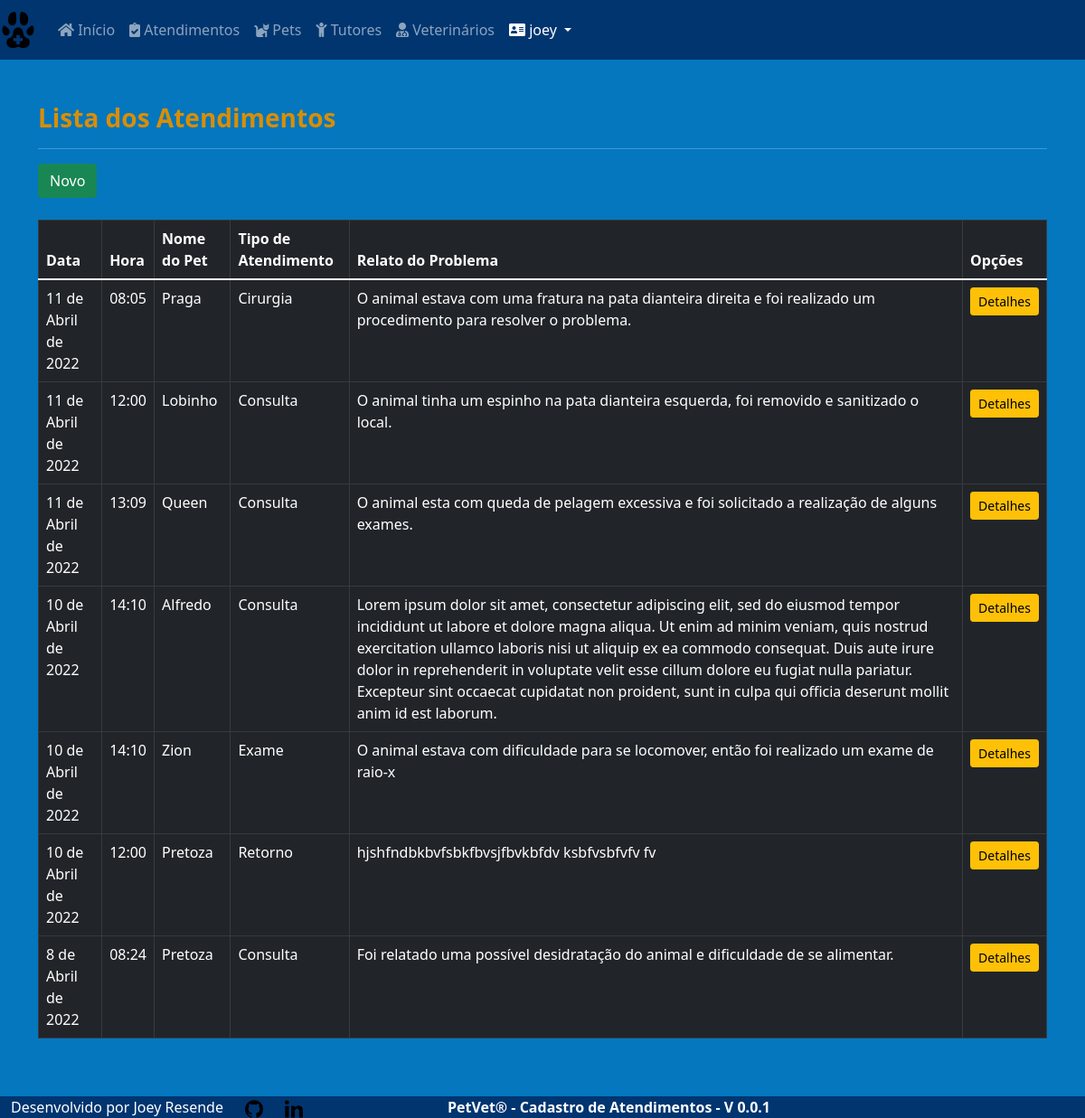
The app's page /core/medical_cares/ (signed in) with its own data.
### core/models.py (models this page shows, shortened)
class MedicalCare(models.Model):
    id = models.AutoField(primary_key=True)
    date = models.DateField(default=date.today, verbose_name='Data')
    time = models.TimeField(verbose_name='Hora')
    pet_name = models.ForeignKey(
        'Pets', on_delete=models.PROTECT, null=True, verbose_name='Nome do Pet')
    procedure = models.CharField(
        max_length=8, choices=procedures, verbose_name='Tipo de atendimento')
    vet_name = models.ForeignKey(
        'Vet', on_delete=models.PROTECT, null=True, verbose_name='Veterinario')
    sedative = models.CharField(
        max_length=8, choices=type_sedative, default='Não', verbose_name='Tipo de sedativo')
    report = models.TextField(
        max_length=1000, verbose_name='Relato do problema')
    class Meta:
        ordering = ['-date']

class Pets(models.Model):
    id = models.AutoField(primary_key=True)
    pet_name = models.CharField(
        max_length=30, verbose_name='Nome do Pet')
    species = models.CharField(
        max_length=20, verbose_name='Espécie')
    breed = models.CharField(
        max_length=30, verbose_name='Raça')
    gender = models.CharField(
        max_length=5, choices=sex_status, verbose_name='Genêro')
    date_of_birth = models.DateField(
        null=True, blank=True, verbose_name='Data de Nascimento')
    castrated = models.CharField(
        max_length=3, choices=castrated_status, default='N', verbose_name='Castrado?')
    weight = models.DecimalField(
        max_digits=6, decimal_places=3, verbose_name='Peso')
    tutor_name = models.ForeignKey(
        'Tutor', on_delete=models.PROTECT, null=True, verbose_name="Nome do Tutor")
    class Meta:
        ordering = ['-id']
    def __str__(self):
        return self.pet_name

### core/views.py (the view)
# urls.py: path('medical_cares/', MedicalCareList.as_view(), name='medical_cares'),
class MedicalCareList(LoginRequiredMixin, ListView):
    login_url = reverse_lazy('login')
    model = MedicalCare
    template_name = 'core/medical_care_list.html'

### core/templates/core/medical_care_list.html (shortened to what this page needs)
{% extends 'core/base_model.html' %}
{% load static %}
{% block content %}
<h3><strong>Lista dos Atendimentos</strong></h3>
<hr>
<a href="{% url 'medical_care_new' %}" class="btn btn-success btn">Novo</a><br><br>
<div class="table-responsive">
  <table class="table table-bordered table-hover table-dark">
    <thead class="thead-dark bg-dark">
      <tr>
        <th>Data</th>
        <th>Hora</th>
        <th>Nome do Pet</th>
        <th>Tipo de Atendimento</th>
        <th>Relato do Problema</th>
        <th>Opções</th>
      </tr>
    </thead>
      {% for each in object_list %}
      <tr>
        <td>{{ each.date }}</td>
        <td>{{ each.time }}</td>
        <td>{{ each.pet_name }}</td>
        <td>{{ each.procedure }}</td>
        <td>{{ each.report }}</td>
        <td>
          <a href="{% url 'medical_care_detail' each.pk %}" class="btn btn-warning btn-sm">Detalhes</a>
        </td>
      </tr>
      {% empty %}
      <tr>
        <td colspan="6">Nenhum atendimento cadastrado.</td>
      </tr>
      {% endfor %}
  </table>
</div>
{% endblock %}

### core/templates/core/base_model.html (shortened to what this page needs)
{% load static %}
<!DOCTYPE html>
<html lang="pt-br" class="h-100">
<head>
    <link
      rel="stylesheet"
      href="https://cdn.jsdelivr.net/npm/bootstrap@5.1.3/dist/css/bootstrap.min.css"
    />
    <link rel="stylesheet" href="https://cdnjs.cloudflare.com/ajax/libs/font-awesome/5.11.2/css/all.css">
    <link rel="stylesheet" href="{% static 'css/styles.css' %}" />
</head>
 <body class="d-flex flex-column h-100">
    <main role="main" class="flex-shrink-0">
      {% block menu %}
      <header class="navbar navbar-expand navbar-dark flex-column flex-md-row bd-navbar">
          <a class="navbar-brand" href="{% url 'index' %}">
            <img src="{% static 'img/favicon.ico/' %}" height="40" alt="" />
          </a>
          <div class="navbar-nav-scroll">
          <div class="collapse navbar-collapse" id="navbarNavDropdown">
            <ul class="navbar-nav mr-auto">
              <li class="nav-item">
                <a class="nav-link" href="{% url 'index' %}">
                  <i class="fa fa-home" aria-hidden="true"></i>
                  Início
                </a>
              </li>
              <li class="nav-item">
                <a class="nav-link" href="{% url 'medical_cares' %}">
                  <i class="fas fa-clipboard-check" aria-hidden="true"></i>
                  Atendimentos
                </a>
              </li>
              <li class="nav-item">
                <a class="nav-link" href="{% url 'pets' %}">
                  <i class="fas fa-cat" aria-hidden="true"></i>
                  Pets
                </a>
              </li>
              <li class="nav-item">
                <a class="nav-link" href="{% url 'tutors' %}">
                  <i class="fas fa-child" aria-hidden="true"></i>
                  Tutores
                </a>
              </li>
              <li class="nav-item">
                <a class="nav-link" href="{% url 'vets' %}">
                  <i class="fas fa-user-md" aria-hidden="true"></i>
                  Veterinários
                </a>
              </li>
            </ul>
            <ul class="navbar-nav">
              {% if request.user.is_authenticated %}
              <li class="nav-item dropdown">
                <a
                  class="nav-link dropdown-toggle text-white"
                  href="#"
                  id="navbarDropdownMenuLink"
                  role="button"
                  data-toggle="dropdown"
                  aria-haspopup="true"
                  aria-expanded="false"
                >
                  <i class="fas fa-address-card" aria-hidden="true"></i>
                  <span id="username">{{ request.user }}</span>
                </a>
              </li>
              {% endif %}
            </ul>
          </div>
          </div>
      </header>
      {% endblock %}
      <div class="container py-5">
        {% block content %}
        {% endblock %}
      </div>
    </main>
    <footer class="mt-auto">
      {% block footer %}
      <div class="container-fluid text-center">
          <div class="row">
            <div class="col-md-auto">
                <span>Desenvolvido por Joey Resende</span>
            </div>
            <div class="col-md-auto">
                <a href="https://github.com/Joey-Resende" target="_blank">
                  <img src="{% static 'img/github_logo_icon.png' %}" height="20" alt="logo github">
                </a>
            </div>
            <div class="col-md-auto">
                <a href="https://www.linkedin.com/in/givanildo-resende/" target="_blank">
                  <img src="{% static 'img/linkedin_logo_icon.png' %}" height="20" alt="logo linkedin">
                </a>
            </div>
            <div class="col">
                <span><strong>PetVet® - Cadastro de Atendimentos - V 0.0.1</strong></span>
            </div>
            <div class="col-2">
          </div>
      </div>
      {% endblock %}
    </footer>
  </body>
</html>

### static/css/styles.css (style rules this page uses)
:root { --preto: #000000; --branco-1: #ffffff; --branco-2: #E0E2DD; --azul-1: #0477BF; --azul-2: #0388A6; --azul-3: #003570; --amarelo-1: #F2CB05; --amarelo-2: #D98E04; }
body { background-color: var(--azul-1); color: var(--preto); }
h3 { color: var(--amarelo-2); }
div { color: var(--branco-1); }
.navbar { background-color: var(--azul-3); color: var(--amarelo-2); }
#navbarNavDropdown { color: var(--amarelo-2); }
footer { background-color: var(--azul-3); }

### records on screen
MedicalCare: date "11 de Abril de 2022", time "08:05", pet_name "Praga", procedure "Cirurgia", report "O animal estava com uma fratura na pata dianteira direita e foi realizado um procedimento para resolver o problema."
MedicalCare: date "11 de Abril de 2022", time "12:00", pet_name "Lobinho", procedure "Consulta", report "O animal tinha um espinho na pata dianteira esquerda, foi removido e sanitizado o local."
MedicalCare: date "11 de Abril de 2022", time "13:09", pet_name "Queen", procedure "Consulta", report "O animal esta com queda de pelagem excessiva e foi solicitado a realização de alguns exames."
MedicalCare: date "10 de Abril de 2022", time "14:10", pet_name "Alfredo", procedure "Consulta", report "Lorem ipsum dolor sit amet, consectetur adipiscing elit, sed do eiusmod tempor incididunt ut labore et dolore magna aliqua. Ut enim ad minim veniam, quis nostrud exercitation ullamco laboris nisi ut aliquip ex ea commodo consequat. Duis aute irure dolor in reprehenderit in voluptate velit esse cillum dolore eu fugiat nulla pariatur. Excepteur sint occaecat cupidatat non proident, sunt in culpa qui officia deserunt mollit anim id est laborum."
MedicalCare: date "10 de Abril de 2022", time "14:10", pet_name "Zion", procedure "Exame", report "O animal estava com dificuldade para se locomover, então foi realizado um exame de raio-x"
MedicalCare: date "10 de Abril de 2022", time "12:00", pet_name "Pretoza", procedure "Retorno", report "hjshfndbkbvfsbkfbvsjfbvkbfdv ksbfvsbfvfv fv"
MedicalCare: date "8 de Abril de 2022", time "08:24", pet_name "Pretoza", procedure "Consulta", report "Foi relatado uma possível desidratação do animal e dificuldade de se alimentar."

### other values on screen
{{ request.user }} "joey"
